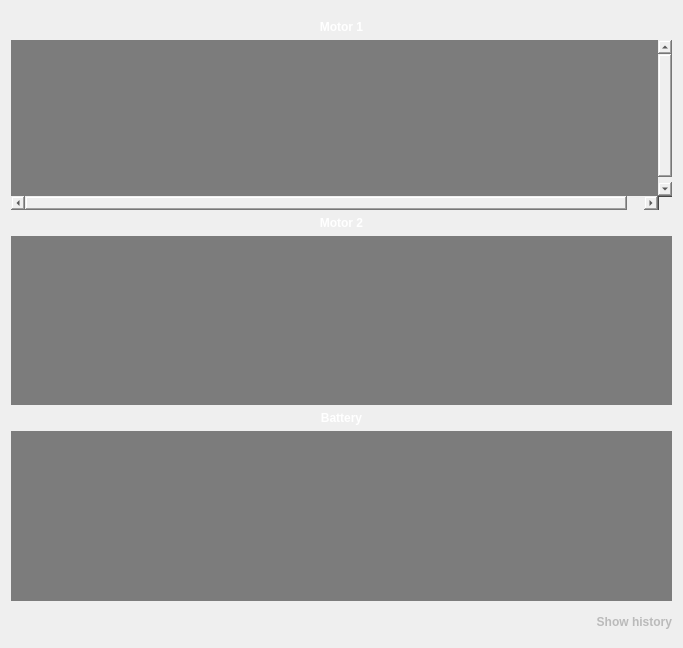
<?xml version="1.0" encoding="UTF-8"?>
<ui version="4.0">
 <class>MotorFaultUi</class>
 <widget class="QWidget" name="MotorFaultUi">
  <property name="geometry">
   <rect>
    <x>0</x>
    <y>0</y>
    <width>683</width>
    <height>648</height>
   </rect>
  </property>
  <property name="minimumSize">
   <size>
    <width>683</width>
    <height>648</height>
   </size>
  </property>
  <property name="maximumSize">
   <size>
    <width>683</width>
    <height>648</height>
   </size>
  </property>
  <property name="windowTitle">
   <string>Form</string>
  </property>
  <property name="autoFillBackground">
   <bool>true</bool>
  </property>
  <property name="styleSheet">
   <string notr="true"/>
  </property>
  <layout class="QVBoxLayout" name="verticalLayout">
   <property name="topMargin">
    <number>20</number>
   </property>
   <item>
    <widget class="QLabel" name="motor1Label">
     <property name="styleSheet">
      <string notr="true">font: 24px 'Arial';
font-weight:500;
color:white;</string>
     </property>
     <property name="text">
      <string>Motor 1</string>
     </property>
     <property name="alignment">
      <set>Qt::AlignCenter</set>
     </property>
    </widget>
   </item>
   <item>
    <widget class="QScrollArea" name="motor1ScrollArea">
     <property name="autoFillBackground">
      <bool>false</bool>
     </property>
     <property name="styleSheet">
      <string notr="true">background-color:rgba(0,0,0,0);</string>
     </property>
     <property name="frameShape">
      <enum>QFrame::NoFrame</enum>
     </property>
     <property name="frameShadow">
      <enum>QFrame::Plain</enum>
     </property>
     <property name="lineWidth">
      <number>0</number>
     </property>
     <property name="verticalScrollBarPolicy">
      <enum>Qt::ScrollBarAsNeeded</enum>
     </property>
     <property name="horizontalScrollBarPolicy">
      <enum>Qt::ScrollBarAsNeeded</enum>
     </property>
     <property name="sizeAdjustPolicy">
      <enum>QAbstractScrollArea::AdjustToContents</enum>
     </property>
     <property name="widgetResizable">
      <bool>false</bool>
     </property>
     <widget class="QWidget" name="motor1ContentsWidget">
      <property name="geometry">
       <rect>
        <x>0</x>
        <y>0</y>
        <width>665</width>
        <height>162</height>
       </rect>
      </property>
      <property name="autoFillBackground">
       <bool>false</bool>
      </property>
      <property name="styleSheet">
       <string notr="true">QWidget#motor1ContentsWidget{
background-color:rgba(45,45,45,150);
}</string>
      </property>
      <layout class="QVBoxLayout" name="verticalLayout_2"/>
     </widget>
    </widget>
   </item>
   <item>
    <widget class="QLabel" name="motor2Label">
     <property name="styleSheet">
      <string notr="true">font: 24px 'Arial';
font-weight:500;
color:white;</string>
     </property>
     <property name="text">
      <string>Motor 2</string>
     </property>
     <property name="alignment">
      <set>Qt::AlignCenter</set>
     </property>
    </widget>
   </item>
   <item>
    <widget class="QScrollArea" name="motor2ScrollArea">
     <property name="palette">
      <palette>
       <active>
        <colorrole role="WindowText">
         <brush brushstyle="SolidPattern">
          <color alpha="255">
           <red>0</red>
           <green>0</green>
           <blue>0</blue>
          </color>
         </brush>
        </colorrole>
        <colorrole role="Button">
         <brush brushstyle="SolidPattern">
          <color alpha="0">
           <red>0</red>
           <green>0</green>
           <blue>0</blue>
          </color>
         </brush>
        </colorrole>
        <colorrole role="Base">
         <brush brushstyle="SolidPattern">
          <color alpha="0">
           <red>0</red>
           <green>0</green>
           <blue>0</blue>
          </color>
         </brush>
        </colorrole>
        <colorrole role="Window">
         <brush brushstyle="NoBrush">
          <color alpha="255">
           <red>0</red>
           <green>0</green>
           <blue>0</blue>
          </color>
         </brush>
        </colorrole>
       </active>
       <inactive>
        <colorrole role="WindowText">
         <brush brushstyle="SolidPattern">
          <color alpha="255">
           <red>0</red>
           <green>0</green>
           <blue>0</blue>
          </color>
         </brush>
        </colorrole>
        <colorrole role="Button">
         <brush brushstyle="SolidPattern">
          <color alpha="0">
           <red>0</red>
           <green>0</green>
           <blue>0</blue>
          </color>
         </brush>
        </colorrole>
        <colorrole role="Base">
         <brush brushstyle="SolidPattern">
          <color alpha="0">
           <red>0</red>
           <green>0</green>
           <blue>0</blue>
          </color>
         </brush>
        </colorrole>
        <colorrole role="Window">
         <brush brushstyle="NoBrush">
          <color alpha="255">
           <red>0</red>
           <green>0</green>
           <blue>0</blue>
          </color>
         </brush>
        </colorrole>
       </inactive>
       <disabled>
        <colorrole role="WindowText">
         <brush brushstyle="SolidPattern">
          <color alpha="255">
           <red>239</red>
           <green>235</green>
           <blue>231</blue>
          </color>
         </brush>
        </colorrole>
        <colorrole role="Button">
         <brush brushstyle="SolidPattern">
          <color alpha="0">
           <red>0</red>
           <green>0</green>
           <blue>0</blue>
          </color>
         </brush>
        </colorrole>
        <colorrole role="Base">
         <brush brushstyle="SolidPattern">
          <color alpha="0">
           <red>0</red>
           <green>0</green>
           <blue>0</blue>
          </color>
         </brush>
        </colorrole>
        <colorrole role="Window">
         <brush brushstyle="NoBrush">
          <color alpha="255">
           <red>0</red>
           <green>0</green>
           <blue>0</blue>
          </color>
         </brush>
        </colorrole>
       </disabled>
      </palette>
     </property>
     <property name="autoFillBackground">
      <bool>false</bool>
     </property>
     <property name="styleSheet">
      <string notr="true">background-color:rgba(0,0,0,0);
</string>
     </property>
     <property name="frameShape">
      <enum>QFrame::NoFrame</enum>
     </property>
     <property name="verticalScrollBarPolicy">
      <enum>Qt::ScrollBarAsNeeded</enum>
     </property>
     <property name="widgetResizable">
      <bool>true</bool>
     </property>
     <widget class="QWidget" name="motor2ContentsWidget">
      <property name="geometry">
       <rect>
        <x>0</x>
        <y>0</y>
        <width>665</width>
        <height>155</height>
       </rect>
      </property>
      <property name="styleSheet">
       <string notr="true">QWidget#motor2ContentsWidget{
background-color:rgba(45,45,45,150);
}</string>
      </property>
     </widget>
    </widget>
   </item>
   <item>
    <widget class="QLabel" name="batteryLabel">
     <property name="styleSheet">
      <string notr="true">font: 24px 'Arial';
font-weight:500;
color:white;</string>
     </property>
     <property name="text">
      <string>Battery</string>
     </property>
     <property name="alignment">
      <set>Qt::AlignCenter</set>
     </property>
    </widget>
   </item>
   <item>
    <widget class="QScrollArea" name="batteryScrollArea">
     <property name="autoFillBackground">
      <bool>false</bool>
     </property>
     <property name="styleSheet">
      <string notr="true">background-color:rgba(0,0,0,0);</string>
     </property>
     <property name="frameShape">
      <enum>QFrame::NoFrame</enum>
     </property>
     <property name="widgetResizable">
      <bool>true</bool>
     </property>
     <widget class="QWidget" name="batteryContentsWidget">
      <property name="geometry">
       <rect>
        <x>0</x>
        <y>0</y>
        <width>665</width>
        <height>155</height>
       </rect>
      </property>
      <property name="styleSheet">
       <string notr="true">QWidget#batteryContentsWidget{
background-color:rgba(45,45,45,150);
}</string>
      </property>
     </widget>
    </widget>
   </item>
   <item>
    <widget class="QLabel" name="showHistoryLabel">
     <property name="minimumSize">
      <size>
       <width>100</width>
       <height>30</height>
      </size>
     </property>
     <property name="maximumSize">
      <size>
       <width>1000</width>
       <height>1000</height>
      </size>
     </property>
     <property name="styleSheet">
      <string notr="true">font: 18px 'Arial';
font-weight:500;
color:rgb(186, 186, 186);</string>
     </property>
     <property name="text">
      <string>Show history</string>
     </property>
     <property name="alignment">
      <set>Qt::AlignRight|Qt::AlignTrailing|Qt::AlignVCenter</set>
     </property>
    </widget>
   </item>
  </layout>
 </widget>
 <resources/>
 <connections/>
</ui>
